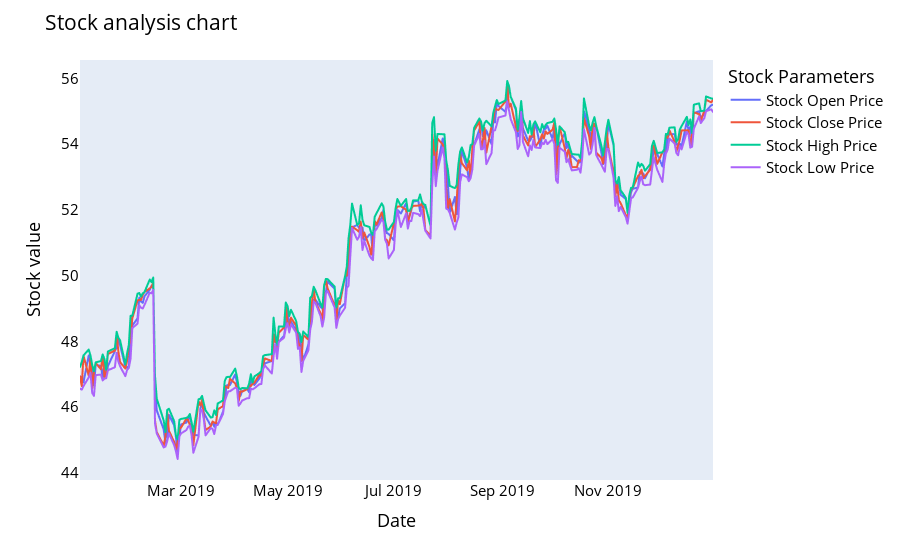

The cell this chart's notebook holds for it:
### Code cell
names = cycle(['Stock Open Price','Stock Close Price','Stock High Price','Stock Low Price'])

fig = px.line(y_2019, x=y_2019.Date, y=[y_2019['Open'], y_2019['Close'], 
                                          y_2019['High'], y_2019['Low']],
             labels={'Date': 'Date','value':'Stock value'})
fig.update_layout(title_text='Stock analysis chart', font_size=15, font_color='black',legend_title_text='Stock Parameters')
fig.for_each_trace(lambda t:  t.update(name = next(names)))
fig.update_xaxes(showgrid=False)
fig.update_yaxes(showgrid=False)

fig.show()

### Figure 1 — Plotly figure (JSON) as saved in the notebook; plotly's stock layout.template omitted (floating-point values rounded to 4 significant figures; data arrays with more than 128 entries replaced by an {"elided": "..."} marker saying what was removed)
{"data": [{"hovertemplate": "variable=Open<br>Date=%{x}<br>Stock value=%{y}<extra></extra>", "legendgroup": "Open", "line": {"color": "#636efa", "dash": "solid"}, "marker": {"symbol": "circle"}, "mode": "lines", "name": "Stock Open Price", "showlegend": true, "type": "scattergl", "x": {"elided": "252 str values"}, "xaxis": "x", "y": {"elided": "252 float values"}, "yaxis": "y"}, {"hovertemplate": "variable=Close<br>Date=%{x}<br>Stock value=%{y}<extra></extra>", "legendgroup": "Close", "line": {"color": "#EF553B", "dash": "solid"}, "marker": {"symbol": "circle"}, "mode": "lines", "name": "Stock Close Price", "showlegend": true, "type": "scattergl", "x": {"elided": "252 str values"}, "xaxis": "x", "y": {"elided": "252 float values"}, "yaxis": "y"}, {"hovertemplate": "variable=High<br>Date=%{x}<br>Stock value=%{y}<extra></extra>", "legendgroup": "High", "line": {"color": "#00cc96", "dash": "solid"}, "marker": {"symbol": "circle"}, "mode": "lines", "name": "Stock High Price", "showlegend": true, "type": "scattergl", "x": {"elided": "252 str values"}, "xaxis": "x", "y": {"elided": "252 float values"}, "yaxis": "y"}, {"hovertemplate": "variable=Low<br>Date=%{x}<br>Stock value=%{y}<extra></extra>", "legendgroup": "Low", "line": {"color": "#ab63fa", "dash": "solid"}, "marker": {"symbol": "circle"}, "mode": "lines", "name": "Stock Low Price", "showlegend": true, "type": "scattergl", "x": {"elided": "252 str values"}, "xaxis": "x", "y": {"elided": "252 float values"}, "yaxis": "y"}], "layout": {"autosize": true, "font": {"color": "black", "size": 15}, "legend": {"title": {"text": "Stock Parameters"}, "tracegroupgap": 0}, "margin": {"t": 60}, "title": {"text": "Stock analysis chart"}, "xaxis": {"anchor": "y", "autorange": true, "domain": [0, 1], "range": ["2019-01-02", "2019-12-31"], "showgrid": false, "title": {"text": "Date"}, "type": "date"}, "yaxis": {"anchor": "x", "autorange": true, "domain": [0, 1], "range": [43.78, 56.56], "showgrid": false, "title": {"text": "Stock value"}, "type": "linear"}}}
